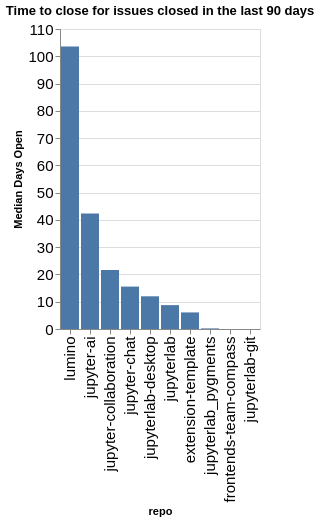

The cell this chart's notebook holds for it:
### Code cell
time_open = closed.groupby(['org', 'repo']).agg({'time_open': 'median'}).reset_index()
time_open['time_open'] = time_open['time_open'] / (60 * 60 * 24)
time_open['org/repo'] = time_open.apply(lambda a: a['org'] + '/' + a['repo'], axis=1)
sorted_vals = time_open.sort_values(['org', 'time_open'], ascending=False)['repo'].values
alt.Chart(data=time_open, title=f"Time to close for issues closed in the last {n_days} days").mark_bar().encode(
    x=alt.X('repo', sort=alt.Sort(sorted_vals.tolist())),
    y=alt.Y('time_open', title="Median Days Open"),
)

### Figure 1 — Vega-Lite specification as saved in the notebook (floating-point values rounded to 4 significant figures)
{"config": {"axisLeft": {"labelFontSize": 15}, "axisBottom": {"labelFontSize": 15}}, "data": {"name": "data-d56726d3d565f476a783d28dfddfb690"}, "mark": {"type": "bar"}, "encoding": {"x": {"field": "repo", "sort": ["lumino", "jupyter-ai", "jupyter-collaboration", "jupyter-chat", "jupyterlab-desktop", "jupyterlab", "extension-template", "jupyterlab_pygments", "frontends-team-compass", "jupyterlab-git"], "type": "nominal"}, "y": {"field": "time_open", "title": "Median Days Open", "type": "quantitative"}}, "title": "Time to close for issues closed in the last 90 days", "$schema": "https://vega.github.io/schema/vega-lite/v5.20.1.json", "datasets": {"data-d56726d3d565f476a783d28dfddfb690": [{"org": "jupyterlab", "repo": "extension-template", "time_open": 6.079, "org/repo": "jupyterlab/extension-template"}, {"org": "jupyterlab", "repo": "frontends-team-compass", "time_open": 0.005683, "org/repo": "jupyterlab/frontends-team-compass"}, {"org": "jupyterlab", "repo": "jupyter-ai", "time_open": 42.32, "org/repo": "jupyterlab/jupyter-ai"}, {"org": "jupyterlab", "repo": "jupyter-chat", "time_open": 15.55, "org/repo": "jupyterlab/jupyter-chat"}, {"org": "jupyterlab", "repo": "jupyter-collaboration", "time_open": 21.6, "org/repo": "jupyterlab/jupyter-collaboration"}, {"org": "jupyterlab", "repo": "jupyterlab", "time_open": 8.753, "org/repo": "jupyterlab/jupyterlab"}, {"org": "jupyterlab", "repo": "jupyterlab-desktop", "time_open": 11.99, "org/repo": "jupyterlab/jupyterlab-desktop"}, {"org": "jupyterlab", "repo": "jupyterlab-git", "time_open": 0.0005671, "org/repo": "jupyterlab/jupyterlab-git"}, {"org": "jupyterlab", "repo": "jupyterlab_pygments", "time_open": 0.2235, "org/repo": "jupyterlab/jupyterlab_pygments"}, {"org": "jupyterlab", "repo": "lumino", "time_open": 103.6, "org/repo": "jupyterlab/lumino"}]}}
